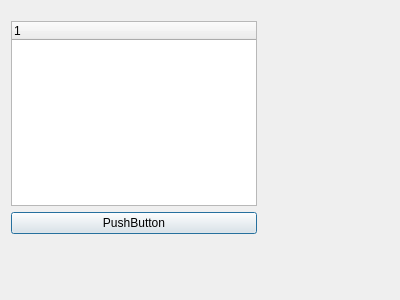
<?xml version="1.0" encoding="UTF-8"?>
<ui version="4.0">
 <class>Dialog</class>
 <widget class="QDialog" name="Dialog">
  <property name="geometry">
   <rect>
    <x>0</x>
    <y>0</y>
    <width>400</width>
    <height>300</height>
   </rect>
  </property>
  <property name="windowTitle">
   <string>Dialog</string>
  </property>
  <widget class="QWidget" name="">
   <property name="geometry">
    <rect>
     <x>0</x>
     <y>10</y>
     <width>268</width>
     <height>235</height>
    </rect>
   </property>
   <layout class="QVBoxLayout" name="verticalLayout">
    <item>
     <widget class="QTreeWidget" name="treeWidget">
      <column>
       <property name="text">
        <string notr="true">1</string>
       </property>
      </column>
     </widget>
    </item>
    <item>
     <widget class="QPushButton" name="pushButton">
      <property name="text">
       <string>PushButton</string>
      </property>
     </widget>
    </item>
   </layout>
  </widget>
 </widget>
 <layoutdefault spacing="6" margin="11"/>
 <resources/>
 <connections/>
</ui>
